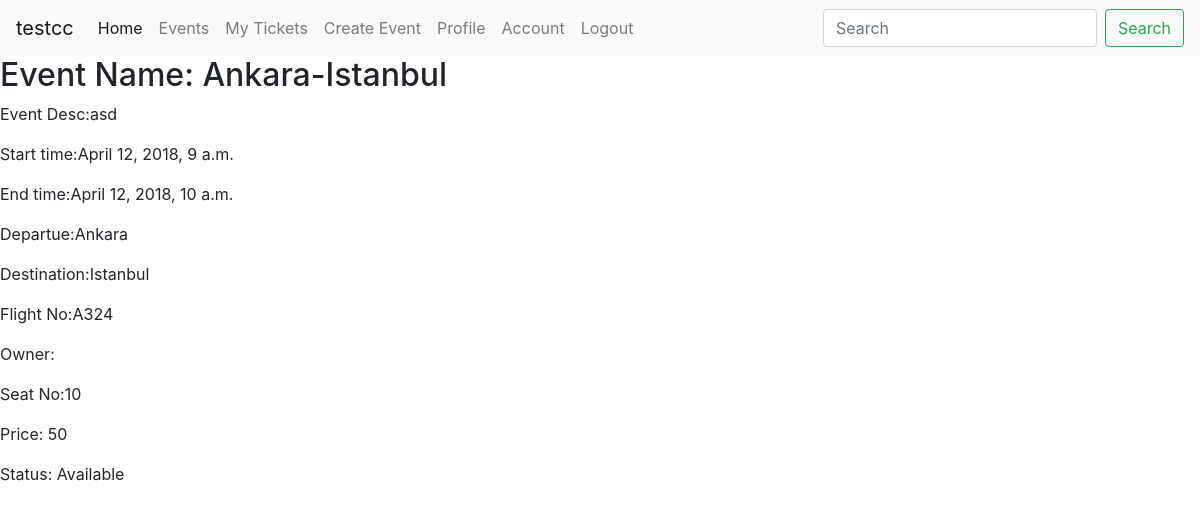
Screenshot of /plane/ticket/10/ (signed in) with the database file from the repository.
### plane/models.py (models this page shows, shortened)
class PlaneEvent(Event):
	location_to = models.CharField(max_length=500, default='')
	flight_number = models.CharField(max_length=50, default='')

class PlaneTicket(Ticket):
	event = models.ForeignKey(PlaneEvent, on_delete=models.CASCADE)
	seat = models.OneToOneField(Seat, default=None, on_delete=models.CASCADE)

class Seat(CoreSeat):
	seating_plan = models.ForeignKey(SeatingPlan, on_delete=models.CASCADE)

### plane/views.py (the view)
# urls.py: re_path('ticket/(?P<pk>\d+)/$', PlaneTicketView.as_view(), name='plane_ticket_detail'),
@method_decorator(login_required, name='dispatch')
class PlaneTicketView(DetailView):
	model = PlaneTicket
	template_name = "plane/plane_ticket_view.html"
	context_object_name = 'ticket'

### plane/templates/plane/plane_ticket_view.html
{% extends "core/header.html" %}
{% block content %}
	{% include "plane/snippets/plane_ticket_view_snippet.html" with show_url=True %}
{% endblock %}

### core/templates/core/navbar.html (shortened to what this page needs)
{% block content %}
<nav class="navbar navbar-expand-lg navbar-light bg-light">
    <a class="navbar-brand" href="{% if request.user.is_authenticated %}/plane/profile/{% else %}#{% endif %}">{% if request.user.is_authenticated %} {{ request.user.username }}{% else %} Guest {% endif %}</a>
    <div class="collapse navbar-collapse" id="navbarSupportedContent">
        <ul class="navbar-nav mr-auto">
            <li class="nav-item active">
                <a class="nav-link" href="/{{app_name}}/home/">Home <span class="sr-only">(current)</span></a>
            </li>
            <li class="nav-item">
                <a class="nav-link" href="/{{app_name}}/event/all">Events</a>
            </li>
            {% if request.user.is_authenticated %}
            <li class="nav-item">
                <a class="nav-link" href="/{{app_name}}/ticket/all">My Tickets</a>
            </li>
            {% for group in request.user.groups.all %}
                {% if group.name == 'content_creator' %}
                    <li class="nav-item">
                        <a class="nav-link" href="/{{app_name}}/event/new">Create Event</a>
                    </li>
                {% endif %}
            {% endfor %}
            <li class="nav-item">
                <a class="nav-link" href="/{{app_name}}/profile/">Profile</a>
            </li>
            <li class="nav-item">
                <a class="nav-link" href="/{{app_name}}/account/">Account</a>
            </li>
            <li class="nav-item">
                <a class="nav-link" href="/{{app_name}}/logout/">Logout</a>
            </li>
            {% endif %}
        </ul>
        <form class="form-inline my-2 my-lg-0">
            <input class="form-control mr-sm-2" type="search" placeholder="Search" aria-label="Search">
            <button class="btn btn-outline-success my-2 my-sm-0" type="submit">Search</button>
        </form>
    </div>
</nav>
{% endblock %}

### plane/templates/plane/snippets/plane_ticket_view_snippet.html (shortened to what this page needs)
{% block content %}
	{% with event=ticket.event %}
	<h2>Event Name: {{ event.name }}</h2>
	<p>Event Desc:{{ event.description }}</p>
	<p>Start time:{{ event.start_time }}</p>
	<p>End time:{{ event.end_time }}</p>
	<p>Departue:{{ event.location }}</p>
	<p>Destination:{{ event.location_to }}</p>
	<p>Flight No:{{ event.flight_number }}</p>
	{% endwith %}
	<p>Owner:{{ ticket.owner.username }}</p>
	<p>Seat No:{{ ticket.seat.seat_no }}</p>
	<p>Price: {{ticket.price}}</p>
	<p>Status: {% if ticket.is_purchased %} Purchased {% elif ticket.is_reserved %} Reserved {% else %} Available {% endif %}</p>
{% endblock %}

### core/templates/core/header.html (style rules this page uses)
html, body { height:100% }

### rows the page displays
PlaneEvent: name "Ankara-Istanbul", description "asd", start_time "April 12, 2018, 9 a.m.", end_time "April 12, 2018, 10 a.m.", location "Ankara", location_to "Istanbul", flight_number "A324"
PlaneTicket: seat.seat_no "10", price "50"

### other values shown
{{ request.user.username }} "testcc"
